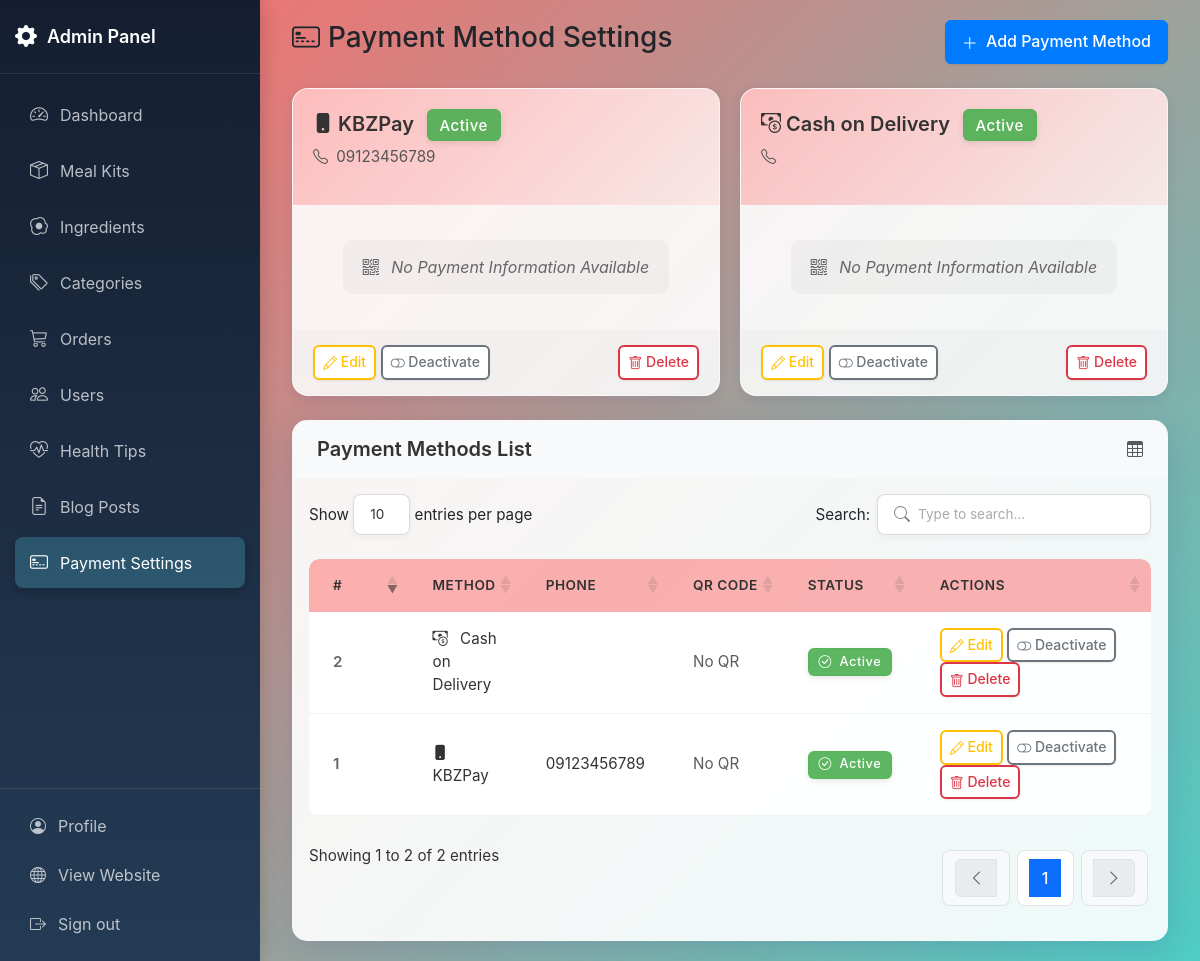
The page /admin/payment-settings.php (signed in) on the database its author committed.
### tables this page shows
CREATE TABLE payment_settings (
    id INT PRIMARY KEY AUTO_INCREMENT,
    payment_method VARCHAR(50) NOT NULL,  
    qr_code VARCHAR(255) NULL,            
    account_phone VARCHAR(50) NULL,       
    description TEXT NULL,                
    bank_info TEXT NULL,                  
    icon_class VARCHAR(50) DEFAULT 'bi bi-credit-card',  
    is_active TINYINT(1) DEFAULT 1 COMMENT '0: inactive, 1: active',
    updated_at TIMESTAMP DEFAULT CURRENT_TIMESTAMP ON UPDATE CURRENT_TIMESTAMP
);

### admin/payment-settings.php (the view, shortened to what this page needs)
<?php
require_once '../includes/auth_check.php';
$methods = [];
$result = $mysqli->query("SELECT * FROM payment_settings");
if ($result) {
    while ($row = $result->fetch_assoc()) {
        $methods[] = $row;
    }
}
?>
<!DOCTYPE html>
<html lang="en">
<head>
    <link href="https://cdn.jsdelivr.net/npm/bootstrap@5.3.0/dist/css/bootstrap.min.css" rel="stylesheet">
    <link rel="stylesheet" href="https://cdn.jsdelivr.net/npm/bootstrap-icons@1.11.3/font/bootstrap-icons.min.css">
    <link rel="stylesheet" href="https://cdn.datatables.net/1.13.7/css/dataTables.bootstrap5.min.css">
    <link rel="stylesheet" href="assets/css/admin.css">
</head>
<body>
    <div class="admin-container">
        <?php include 'includes/sidebar.php'; ?>
        <main class="main-content">
            <div class="alerts-container position-fixed top-0 start-0 w-100 p-3" style="z-index: 1060"></div>
            <div class="container-fluid">
                <div class="row mb-4">
                    <div class="col-12 d-flex justify-content-between align-items-center">
                        <h3 class="page-title"><i class="bi bi-credit-card-2-front me-2"></i>Payment Method Settings
                        </h3>
                        <button type="button" class="btn btn-primary btn-ripple" data-bs-toggle="modal"
                            data-bs-target="#addPaymentModal">
                            <i class="bi bi-plus-lg"></i> Add Payment Method
                        </button>
                    </div>
                </div>
                <?php if (empty($methods)): ?>
                <div class="empty-state">
                    <i class="bi bi-credit-card"></i>
                    <h4>No Payment Methods Yet</h4>
                    <p class="text-muted mb-4">Add your first payment method to start accepting payments from customers.
                    </p>
                    <button type="button" class="btn btn-primary btn-ripple" data-bs-toggle="modal"
                        data-bs-target="#addPaymentModal">
                        <i class="bi bi-plus-lg"></i> Add Payment Method
                    </button>
                </div>
                <?php else: ?>
                <div class="payment-methods-grid">
                    <?php foreach ($methods as $m): ?>
                    <div class="payment-card">
                        <div class="payment-card-header">
                            <div class="payment-method-name">
                                <i class="<?= htmlspecialchars($m['icon_class']) ?>"></i>
                                <?= htmlspecialchars($m['payment_method']) ?>
                                <?php if ($m['is_active']): ?>
                                <span class="badge bg-success ms-2">Active</span>
                                <?php else: ?>
                                <span class="badge bg-secondary ms-2">Inactive</span>
                                <?php endif; ?>
                            </div>
                            <div class="payment-method-phone">
                                <i class="bi bi-telephone me-2"></i>
                                <?= htmlspecialchars($m['account_phone']) ?>
                            </div>
                        </div>
                        <div class="payment-card-body">
                            <div class="payment-qr-container">
                                <?php if ($m['qr_code']): ?>
                                <img src="../<?= $m['qr_code'] ?>" alt="QR Code" class="avatar-qr">
                                <?php elseif (!empty($m['bank_info'])): ?>
                                <div class="bank-info-badge">
                                    <i class="bi bi-bank me-2"></i> Bank Information Available
                                </div>
                                <?php else: ?>
                                <div class="no-qr-badge">
                                    <i class="bi bi-qr-code me-2"></i> No Payment Information Available
                                </div>
                                <?php endif; ?>
                            </div>
                        </div>
                        <div class="payment-card-footer">
                            <div class="d-flex justify-content-between">
                                <div>
                                    <button class="btn btn-sm btn-outline-warning btn-ripple"
                                        onclick="editMethod(<?= $m['id'] ?>, '<?= htmlspecialchars($m['payment_method'], ENT_QUOTES) ?>', '<?= htmlspecialchars($m['account_phone'], ENT_QUOTES) ?>', '<?= $m['qr_code'] ? '../' . $m['qr_code'] : '' ?>', '<?= htmlspecialchars($m['icon_class'], ENT_QUOTES) ?>', <?= $m['is_active'] ?>)">
                                        <i class="bi bi-pencil"></i> Edit
                                    </button>
                                    <form method="post" class="d-inline">
                                        <button type="submit"
                                            class="btn btn-sm <?= $m['is_active'] ? 'btn-outline-secondary' : 'btn-outline-success' ?> btn-ripple">
                                            <i class="bi <?= $m['is_active'] ? 'bi-toggle-off' : 'bi-toggle-on' ?>"></i>
                                            <?= $m['is_active'] ? 'Deactivate' : 'Activate' ?>
                                        </button>
                                    </form>
                                </div>
                                <form method="post" class="d-inline delete-form">
                                    <button type="button" class="btn btn-sm btn-outline-danger btn-ripple"
                                        onclick="confirmDeleteForm(this, '<?= htmlspecialchars($m['payment_method'], ENT_QUOTES) ?>')">
                                        <i class="bi bi-trash"></i> Delete
                                    </button>
                                </form>
                            </div>
                        </div>
                    </div>
                    <?php endforeach; ?>
                </div>
                <?php endif; ?>
                <div class="card mt-4">
                    <div class="card-header d-flex justify-content-between align-items-center bg-light py-3">
                        <h5 class="mb-0">Payment Methods List</h5>
                        <i class="bi bi-table text-muted"></i>
                    </div>
                    <div class="card-body p-3">
                        <div class="table-responsive">
                            <table class="table table-hover" id="paymentTable">
                                <thead>
                                    <tr>
                                        <th style="width:60px">#</th>
                                        <th>Method</th>
                                        <th>Phone</th>
                                        <th>QR Code</th>
                                        <th>Status</th>
                                        <th style="width:210px">Actions</th>
                                    </tr>
                                </thead>
                                <tbody>
                                    <?php foreach ($methods as $m): ?>
                                    <tr>
                                        <td><?= $m['id'] ?></td>
                                        <td>
                                            <i class="<?= htmlspecialchars($m['icon_class']) ?> me-2"></i>
                                            <?= htmlspecialchars($m['payment_method']) ?>
                                        </td>
                                        <td><?= htmlspecialchars($m['account_phone']) ?></td>
                                        <td>
                                            <?php if ($m['qr_code']): ?>
                                            <img src="../<?= $m['qr_code'] ?>" alt="QR" class="avatar-qr"
                                                style="width:50px;height:50px;">
                                            <?php else: ?>
                                            <span class="text-muted">No QR</span>
                                            <?php endif; ?>
                                        </td>
                                        <td>
                                            <?php if ($m['is_active']): ?>
                                            <span class="badge bg-success"><i class="bi bi-check-circle me-1"></i>
                                                Active</span>
                                            <?php else: ?>
                                            <span class="badge bg-secondary"><i class="bi bi-dash-circle me-1"></i>
                                                Inactive</span>
                                            <?php endif; ?>
                                        </td>
                                        <td>
                                            <button class="btn btn-sm btn-outline-warning btn-ripple"
                                                onclick="editMethod(<?= $m['id'] ?>, '<?= htmlspecialchars($m['payment_method'], ENT_QUOTES) ?>', '<?= htmlspecialchars($m['account_phone'], ENT_QUOTES) ?>', '<?= $m['qr_code'] ? '../' . $m['qr_code'] : '' ?>', '<?= htmlspecialchars($m['icon_class'], ENT_QUOTES) ?>', <?= $m['is_active'] ?>)">
                                                <i class="bi bi-pencil"></i> Edit
                                            </button>
                                            <form method="post" class="d-inline">
                                                <button type="submit"
                                                    class="btn btn-sm <?= $m['is_active'] ? 'btn-outline-secondary' : 'btn-outline-success' ?> btn-ripple">
                                                    <i
                                                        class="bi <?= $m['is_active'] ? 'bi-toggle-off' : 'bi-toggle-on' ?>"></i>
                                                    <?= $m['is_active'] ? 'Deactivate' : 'Activate' ?>
                                                </button>
                                            </form>
                                            <form method="post" class="d-inline delete-form">
                                                <button type="button" class="btn btn-sm btn-outline-danger btn-ripple"
                                                    onclick="confirmDeleteForm(this, '<?= htmlspecialchars($m['payment_method'], ENT_QUOTES) ?>')">
                                                    <i class="bi bi-trash"></i> Delete
                                                </button>
                                            </form>
                                        </td>
                                    </tr>
                                    <?php endforeach; ?>
                                </tbody>
                            </table>
                        </div>
                    </div>
                </div>
            </div>
        </main>
    </div>
</body>
</html>

### admin/assets/css/admin.css (style rules this page uses)
body { min-height: 100vh; background: linear-gradient(135deg, #ff6b6b 0%, #4ecdc4 100%); overflow-x: hidden; margin: 0; padding: 0; font-family: -apple-system, BlinkMacSystemFont, "Segoe UI", Roboto, Oxygen-Sans, Ubuntu, Cantarell, "Helvetica Neue", sans-serif; }
.admin-container { display: flex; min-height: 100vh; position: relative; width: 100%; }
.main-content { flex: 1; margin-left: 260px; padding: 20px; overflow-y: auto; position: relative; min-height: 100vh; transition: all 0.3s ease; width: calc(100% - 260px); }
.card { background: rgba(255, 255, 255, 0.9); backdrop-filter: blur(10px); -webkit-backdrop-filter: blur(10px); border: 1px solid rgba(255, 255, 255, 0.18); box-shadow: 0 8px 32px 0 rgba(31, 38, 135, 0.15); border-radius: 15px; }
.card .card-header { background: rgba(255, 255, 255, 0.05); border-bottom: 1px solid rgba(255, 255, 255, 0.18); border-radius: 15px 15px 0 0; padding: 1rem 1.5rem; }
.card .card-header h5 { font-weight: 600; color: #333; margin: 0; }
.table { --bs-table-bg: transparent; --bs-table-hover-bg: rgba(255, 255, 255, 0.1); margin: 0; }
.table > :not(caption) > * > * { background: transparent; border-bottom-color: rgba(255, 255, 255, 0.2); color: #333; padding: 1rem 1.5rem; }
.table > thead > tr > th { background: rgba(255, 107, 107, 0.5); font-weight: 600; text-transform: uppercase; font-size: 0.85rem; letter-spacing: 0.5px; border-bottom: none; }
.badge { padding: 0.5em 0.8em; font-weight: 500; letter-spacing: 0.5px; backdrop-filter: blur(5px); -webkit-backdrop-filter: blur(5px); border: 1px solid rgba(255, 255, 255, 0.18); box-shadow: 0 2px 6px rgba(0, 0, 0, 0.1); transition: all 0.3s ease; }
.badge.bg-success { background: rgba(76, 175, 80, 0.9) !important; color: #fff !important; border-color: rgba(76, 175, 80, 0.5); }
.btn-outline-secondary { color: #6c757d; border-color: #6c757d; }
.btn-outline-danger { color: #dc3545; border-color: #dc3545; }
.btn-outline-warning { color: #ffc107; border-color: #ffc107; }
.btn-primary { background-color: #007bff; border-color: #007bff; color: white; }
.btn { font-weight: 500; padding: 0.5rem 1rem; border-radius: 6px; transition: all 0.2s ease-in-out; box-shadow: 0 1px 2px rgba(0, 0, 0, 0.08); }
.btn-sm { padding: 0.25rem 0.5rem; font-size: 0.875rem; }
.btn-outline-primary, .btn-outline-secondary, .btn-outline-success, .btn-outline-danger, .btn-outline-warning, .btn-outline-info { background-color: white; border-width: 2px; }
.btn i { display: inline-block; vertical-align: middle; margin-right: 0.25rem; }
.btn-sm i { margin-right: 0; }
.btn-ripple { position: relative; overflow: hidden; }
.btn-ripple:after { content: ""; background: rgba(255, 255, 255, 0.3); display: block; position: absolute; border-radius: 50%; width: 100px; height: 100px; margin-top: -50px; margin-left: -50px; opacity: 0; transition: all 0.5s; top: 50%; left: 50%; transform: scale(0); }
table.dataTable { border-collapse: separate !important; border-spacing: 0; margin: 0 0 1rem 0 !important; width: 100% !important; border-radius: 10px; overflow: hidden; }
table.dataTable thead th { background: rgba(255, 107, 107, 0.5); font-weight: 600; text-transform: uppercase; font-size: 0.85rem; letter-spacing: 0.5px; border-bottom: none; padding: 1rem 1.5rem; vertical-align: middle; color: #333; white-space: nowrap; border-top: none; }
table.dataTable thead th:first-child { border-top-left-radius: 10px; }
table.dataTable thead th:last-child { border-top-right-radius: 10px; }
table.dataTable tbody tr { background-color: rgba(255, 255, 255, 0.95); transition: background-color 0.2s ease; }
table.dataTable tbody td { padding: 1rem 1.5rem; vertical-align: middle; border-bottom: 1px solid rgba(0, 0, 0, 0.05); }
table.dataTable .badge { font-size: 0.8rem; padding: 0.5em 0.75em; font-weight: 500; }
table.dataTable td:first-child { font-weight: 600; color: #666; }
::placeholder { color: #aaa !important; opacity: 1; }
.badge.bg-success, .badge.bg-warning, .badge.bg-danger, .badge.bg-info { transition: all 0.2s; }

### rows shown on the page
payment_settings: payment_method "KBZPay", is_active "Active", account_phone "09123456789", shows "No Payment Information Available", id "1", shows "No QR"
payment_settings: payment_method "Cash on Delivery", is_active "Active", shows "No Payment Information Available", id "2", shows "No QR"
